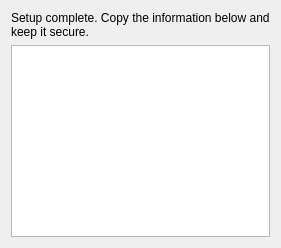
<?xml version="1.0" encoding="UTF-8"?>
<ui version="4.0">
 <class>ConnectionInfoPage</class>
 <widget class="QWidget" name="ConnectionInfoPage">
  <layout class="QVBoxLayout" name="verticalLayout">
   <item>
    <widget class="QLabel" name="infoLabel">
     <property name="text">
      <string>Setup complete. Copy the information below and keep it secure.</string>
     </property>
     <property name="wordWrap">
      <bool>true</bool>
     </property>
    </widget>
   </item>
   <item>
    <widget class="QTextEdit" name="infoTextEdit">
     <property name="readOnly">
      <bool>true</bool>
     </property>
     <property name="font">
      <font><family>Consolas</family><pointsize>9</pointsize></font>
     </property>
    </widget>
   </item>
  </layout>
 </widget>
</ui>
